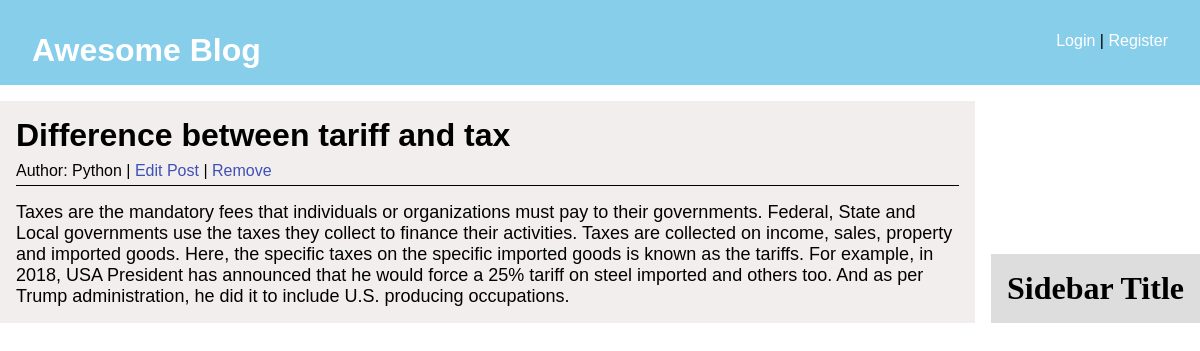
Screenshot of /article/2/ with the database file from the repository.
### blog/models.py (models this page shows, shortened)
class Post(models.Model):
    title = models.CharField(max_length=250)
    author = models.ForeignKey(User, on_delete=models.CASCADE)
    body = models.TextField()

### blog/views.py (the view)
# urls.py: path('article/<int:pk>/', PostDetailView.as_view(), name='post-detail'),
class PostDetailView(DetailView):
    model = Post
    template_name = 'post_detail.html'

### blog/templates/post_detail.html
{% extends 'base.html' %}
{% block content %}
    <div class="post_details">
        <div class="post_info">
            <h1>{{post.title}}</h1>
            <div class="post_detail_meta">
                <p>Author: {{post.author}} | <a href="{% url 'post-edit' post.pk %}"> Edit Post</a> | <a href="{% url 'post-delete' post.pk %}">Remove</a> </p>
            </div>
        </div>
        <div class="post_detail_content">
            {{post.body}}
        </div>
    </div>
{% endblock%}

### static/css/style.css (style rules this page uses)
* { margin: 0; padding: 0; }
a, a:visited { text-decoration: none; color: #fff; }
.post_details { font-family: sans-serif; background: #f3eeee; text-color: black; padding: 1rem; }
.post_detail_meta { margin-top: 0.5rem; }
.post_detail_meta a { color: #3f51b5; }
.post_detail_content { padding-top: 1rem; font-size: 18px; }
.post_info { border-bottom: 1px solid; padding-bottom: 5px; }

### rows the page displays
Post: title "Difference between tariff and tax", author "Python", body "Taxes are the mandatory fees that individuals or organizations must pay to their governments. Federal, State and Local governments use the taxes they collect to finance their activities. Taxes are collected on income, sales, property and imported goods. Here, the specific taxes on the specific imported goods is known as the tariffs. For example, in 2018, USA President has announced that he would force a 25% tariff on steel imported and others too. And as per Trump administration, he did it to include U.S. producing occupations."
